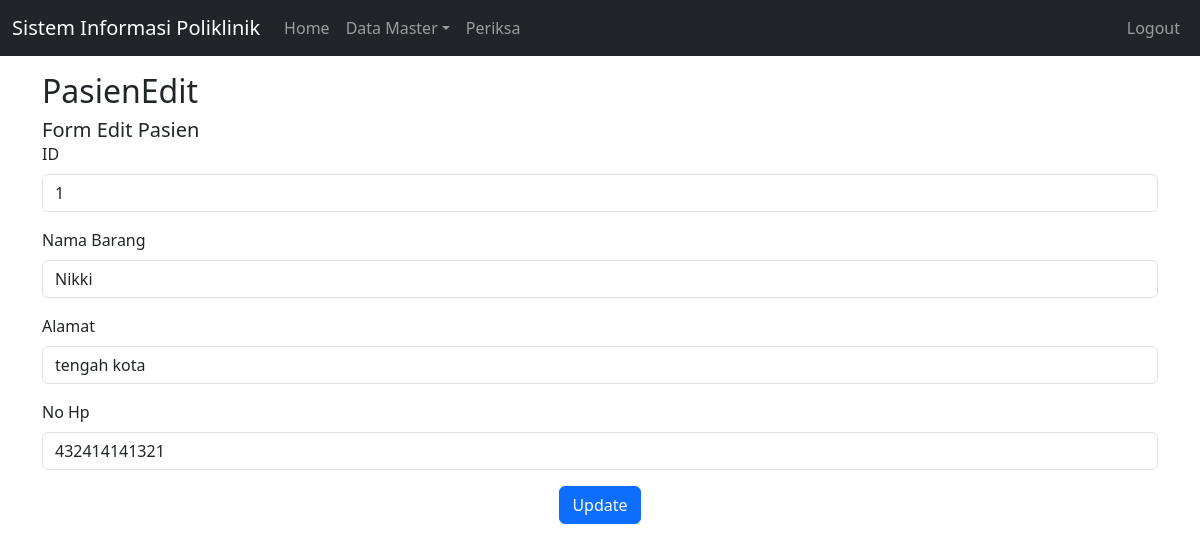
The app's page /index.php?page=pasienEdit&id=1 (signed in) with its own data.
### tables this page shows
CREATE TABLE `pasien` (
  `id` int(11) NOT NULL,
  `nama` varchar(255) NOT NULL,
  `alamat` varchar(255) NOT NULL,
  `no_hp` varchar(50) NOT NULL
);

### pasienEdit.php (the view)
<?php
    include 'koneksi.php';
    $id=$_GET['id'];
    $sql="select * from pasien where id='$id'";
    $hasil=$conn->query($sql);
    while($row=$hasil->fetch_assoc()){
        $nama=$row['nama'];
        $alamat=$row['alamat'];
        $noHp=$row['no_hp'];
    }
?>
<h5 class="card-title">Form Edit Pasien</h5>
<form action="pasienUpdate.php" class="row g-3" method="post" enctype="multipart/form-data">
    <div class="col-12">
        <label for="id" class="form-label">ID</label>
        <input type="text" class="form-control" id="id" name="id" value="<?=$id;?>" readonly>
    </div>
    <div class="col-12">
        <label for="tnama" class="form-label">Nama Barang</label>
        <input type="text" class="form-control" id="tnama" name="newNama" value="<?=$nama;?>">
    </div>
    <div class="col-12">
        <label for="talamat" class="form-label">Alamat</label>
        <input type="text" class="form-control" id="talamat" name="newAlamat" value="<?=$alamat;?>">
    </div>
    <div class="col-12">
        <label for="tHp" class="form-label">No Hp</label>
        <input type="text" class="form-control" id="tHp" name="newHp" value="<?=$noHp;?>">
    </div>
    <div class="text-center">
        <button type="submit" class="btn btn-primary" value="Update">Update</button>
    </div>
</form>

### records on screen
pasien: newNama "Nikki", newAlamat "tengah kota", newHp "432414141321"

### other values on screen
$_GET['page'] "PasienEdit"
